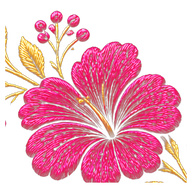
#> input picture tools/assets/logo-mark-src.png, 192 x 192 px
$ python prepare-logo.py assets/logo-mark-src.png
#> lines starting #> are read from the running program, lines starting #| are printed output that depends on the picture
#!/usr/bin/env python3
"""Turns the studio logo artwork into the web assets.

    python3 tools/prepare-logo.py <logo.png>

Handles either ground: artwork on black gets an alpha ramp from luminance,
artwork on white is keyed with a flood fill from the border, so highlights
inside the art survive. Writes public/img/logo.png (lockup), logo-mark.png
(the crowned S with the flower), logo-wide.png and favicon.png.
"""
import os
import sys
from collections import deque

import numpy as np
from PIL import Image, ImageFilter

MARK_SRC = 'tools/assets/logo-mark-src.png'
SRC = sys.argv[1]

src = Image.open(SRC).convert('RGB')
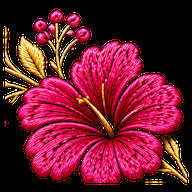
#> src: PIL image 192x192 RGB; mean R, G, B 107, 24.4, 42.7
w, h = src.size
#> w = 192; h = 192
arr = np.array(src).astype(np.int16)

corners = [arr[0, 0], arr[0, w - 1], arr[h - 1, 0], arr[h - 1, w - 1]]
#> corners = [[0, 0, 0], [0, 0, 0], [0, 0, 0], [0, 0, 0]]
corner_lum = float(np.mean([c.mean() for c in corners]))
#> corner_lum = 0
on_white = corner_lum > 160
#> on_white = False


def key_white(a):
    """Clear the white ground and the counters inside the letters.

    Every near-white region is measured: the big ones (the outer ground and the
    holes in a, n, d, y) go transparent, while tiny specular highlights inside
    the gold are left alone so the artwork keeps its shine.
    """
    near = (a[:, :, 0] > 226) & (a[:, :, 1] > 226) & (a[:, :, 2] > 226)
    seen = np.zeros((h, w), dtype=bool)
    clear = np.zeros((h, w), dtype=bool)
    min_area = max(120, int(w * h * 0.0004))

    for sy in range(h):
        for sx in range(w):
            if not near[sy, sx] or seen[sy, sx]:
                continue
            comp = []
            q = deque([(sx, sy)])
            seen[sy, sx] = True
            touches_edge = False
            while q:
                x, y = q.popleft()
                comp.append((x, y))
                if x == 0 or y == 0 or x == w - 1 or y == h - 1:
                    touches_edge = True
                for nx, ny in ((x + 1, y), (x - 1, y), (x, y + 1), (x, y - 1)):
                    if 0 <= nx < w and 0 <= ny < h and near[ny, nx] and not seen[ny, nx]:
                        seen[ny, nx] = True
                        q.append((nx, ny))
            if touches_edge or len(comp) >= min_area:
                for x, y in comp:
                    clear[y, x] = True

    alpha = np.where(clear, 0, 255).astype(np.uint8)
    return Image.fromarray(alpha, 'L').filter(ImageFilter.GaussianBlur(0.6))


if on_white:
    alpha = key_white(arr)
else:
    alpha = Image.fromarray(np.clip((arr.max(axis=2) - 6) / 244 * 255, 0, 255).astype(np.uint8), 'L')
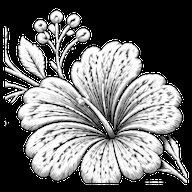
#> alpha: PIL image 192x192 L; min 0, max 255, mean 108.1

full = src.convert('RGBA')
full.putalpha(alpha)
full = full.crop(full.getbbox())
#> full: PIL image 186x177 RGBA
W, H = full.size
#> W = 186; H = 177

lock = full.copy()
lock.thumbnail((460, 460), Image.LANCZOS)
lock.save('public/img/logo.png', optimize=True)

# the mark: a supplied one wins, otherwise take the crowned S and its flower
if os.path.exists(MARK_SRC):
    mark = Image.open(MARK_SRC).convert('RGBA')
#> mark is the input picture: PIL image 192x192 RGBA; mean R, G, B, A 107, 24.4, 42.7, 99.1
    mark = mark.crop(mark.getbbox())
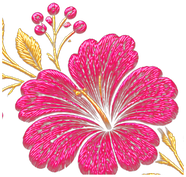
#> mark: PIL image 186x177 RGBA; mean R, G, B, A 119.9, 27.3, 47.8, 110.9; transparent parts drawn white
    side = int(max(mark.size) * 1.04)
#> side = 193
    sq = Image.new('RGBA', (side, side), (0, 0, 0, 0))
#> sq: PIL image 193x193 RGBA; every value is 0
    sq.paste(mark, ((side - mark.size[0]) // 2, (side - mark.size[1]) // 2))
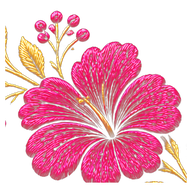
#> sq: PIL image 193x193 RGBA; mean R, G, B, A 105.9, 24.1, 42.2, 98; transparent parts drawn white
    sq = sq.resize((192, 192), Image.LANCZOS)
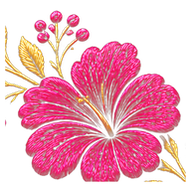
#> sq: PIL image 192x192 RGBA; mean R, G, B, A 109, 25.8, 44, 98; transparent parts drawn white
else:
    mark = full.crop((0, 0, int(W * 0.46), int(H * 0.72)))
    mark = mark.crop(mark.getbbox())
    side = int(max(mark.size) * 1.05)
    sq = Image.new('RGBA', (side, side), (0, 0, 0, 0))
    sq.paste(mark, ((side - mark.size[0]) // 2, (side - mark.size[1]) // 2))
    sq = sq.resize((192, 192), Image.LANCZOS)
sq.save('public/img/logo-mark.png', optimize=True)

wide = lock.copy()
wide.thumbnail((420, 420), Image.LANCZOS)
wide.save('public/img/logo-wide.png', optimize=True)

# the tab icon is the lockup on a soft ivory tile so the gold reads at 16px
fav = lock.copy()
fav.thumbnail((58, 58), Image.LANCZOS)
tile = Image.new('RGBA', (64, 64), (253, 251, 247, 255))
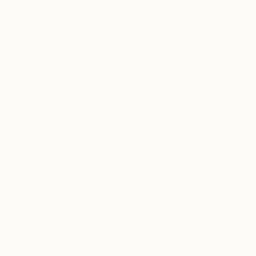
#> tile: PIL image 64x64 RGBA (shown 4 times larger); mean R, G, B, A 253, 251, 247, 255
tile.alpha_composite(fav, ((64 - fav.size[0]) // 2, (64 - fav.size[1]) // 2))
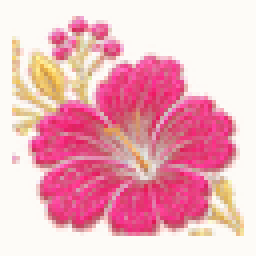
#> tile: PIL image 64x64 RGBA (shown 4 times larger); mean R, G, B, A 238.1, 177.9, 189.9, 255
tile.save('public/img/favicon.png', optimize=True)

print('logo assets written:', lock.size, sq.size, '| keyed on', 'white' if on_white else 'black')
#| logo assets written: (186, 177) (192, 192) | keyed on black
